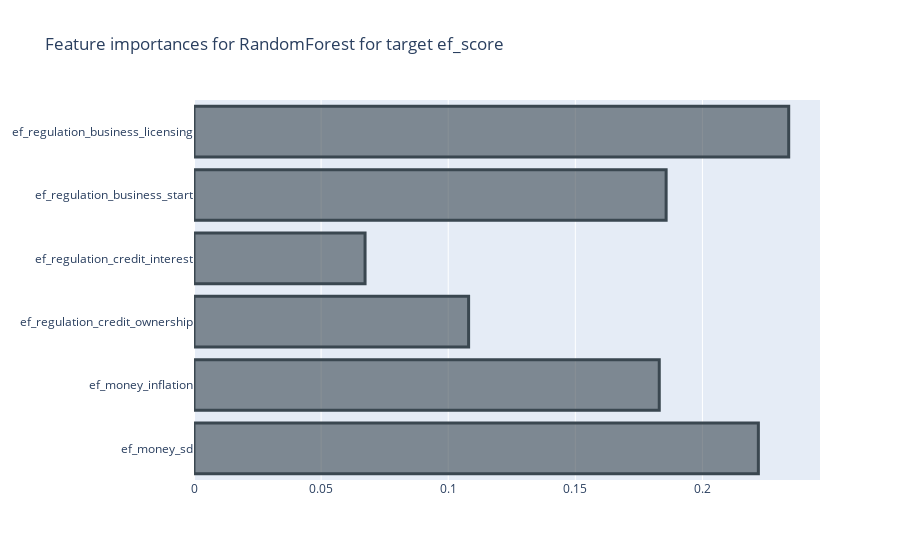
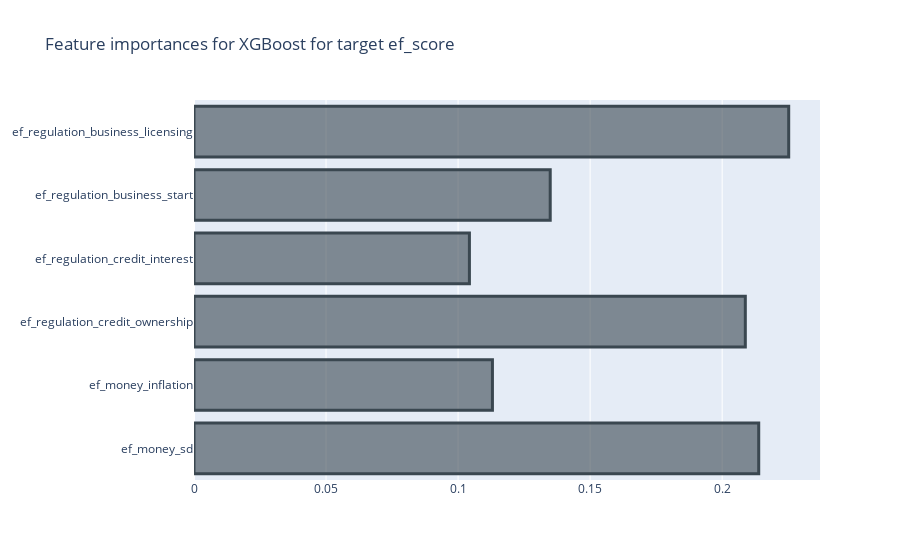
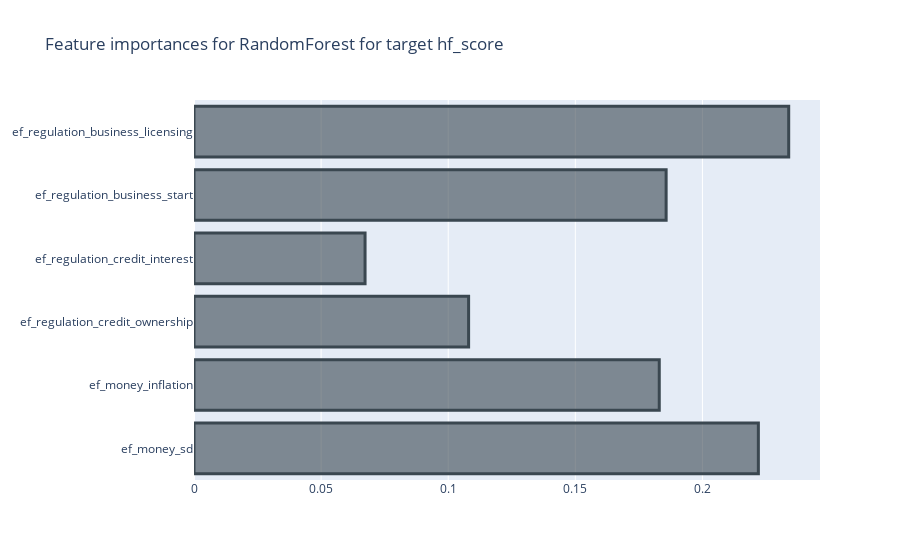
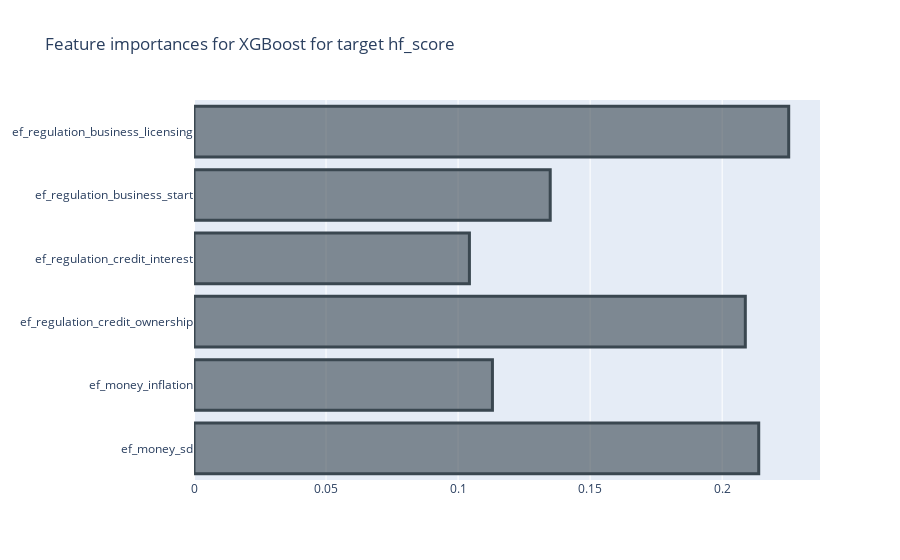

The notebook cell saved with these charts, in order:
### Code cell
tscv = TimeSeriesSplit(n_splits=5)
skf = StratifiedKFold(n_splits=5)

# With temporal sampling
best_models_rf_temporal, best_models_xgb_temporal = rf_xg_model(X_temp_train, X_temp_test, y_temp_train, y_temp_test, selected_features_dict_temporal, cv=tscv)

### Figure 1 — Plotly figure (JSON) as saved in the notebook; plotly's stock layout.template omitted (floating-point values rounded to 4 significant figures)
{"data": [{"marker": {"color": "rgba(58, 71, 80, 0.6)", "line": {"color": "rgba(58, 71, 80, 1.0)", "width": 3}}, "orientation": "h", "type": "bar", "x": [0.222, 0.183, 0.108, 0.06729, 0.1857, 0.2339], "y": ["ef_money_sd", "ef_money_inflation", "ef_regulation_credit_ownership", "ef_regulation_credit_interest", "ef_regulation_business_start", "ef_regulation_business_licensing"]}], "layout": {"title": {"text": "Feature importances for RandomForest for target ef_score"}}}

### Figure 2 — Plotly figure (JSON) as saved in the notebook; plotly's stock layout.template omitted (floating-point values rounded to 4 significant figures)
{"data": [{"marker": {"color": "rgba(58, 71, 80, 0.6)", "line": {"color": "rgba(58, 71, 80, 1.0)", "width": 3}}, "orientation": "h", "type": "bar", "x": [0.2138, 0.113, 0.2088, 0.1043, 0.1349, 0.2252], "y": ["ef_money_sd", "ef_money_inflation", "ef_regulation_credit_ownership", "ef_regulation_credit_interest", "ef_regulation_business_start", "ef_regulation_business_licensing"]}], "layout": {"title": {"text": "Feature importances for XGBoost for target ef_score"}}}

### Figure 3 — Plotly figure (JSON) as saved in the notebook; plotly's stock layout.template omitted (floating-point values rounded to 4 significant figures)
{"data": [{"marker": {"color": "rgba(58, 71, 80, 0.6)", "line": {"color": "rgba(58, 71, 80, 1.0)", "width": 3}}, "orientation": "h", "type": "bar", "x": [0.222, 0.183, 0.108, 0.06729, 0.1857, 0.2339], "y": ["ef_money_sd", "ef_money_inflation", "ef_regulation_credit_ownership", "ef_regulation_credit_interest", "ef_regulation_business_start", "ef_regulation_business_licensing"]}], "layout": {"title": {"text": "Feature importances for RandomForest for target hf_score"}}}

### Figure 4 — Plotly figure (JSON) as saved in the notebook; plotly's stock layout.template omitted (floating-point values rounded to 4 significant figures)
{"data": [{"marker": {"color": "rgba(58, 71, 80, 0.6)", "line": {"color": "rgba(58, 71, 80, 1.0)", "width": 3}}, "orientation": "h", "type": "bar", "x": [0.2138, 0.113, 0.2088, 0.1043, 0.1349, 0.2252], "y": ["ef_money_sd", "ef_money_inflation", "ef_regulation_credit_ownership", "ef_regulation_credit_interest", "ef_regulation_business_start", "ef_regulation_business_licensing"]}], "layout": {"title": {"text": "Feature importances for XGBoost for target hf_score"}}}
